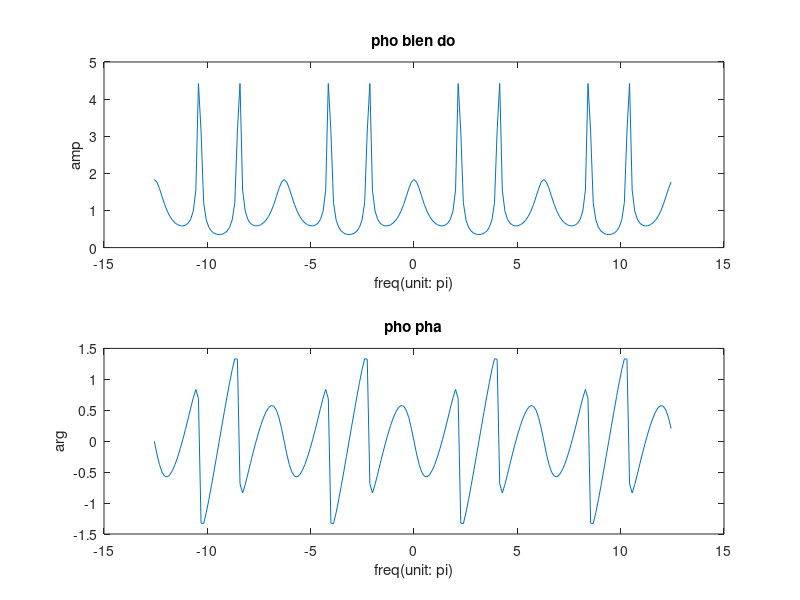

The MATLAB source for this figure: (Note: this script raises an error after producing the figure.)
clc;clear;clf;

% y(n)=-0.3y(n-3)+0.7y(n-2)+0.9x(n)+0.2x(n-1)

num = [0.9 0.2];
den = [1 0 0 -0.7 0.3];

figure(1);
disp("Ham truyen (transfer function):")
freq_space = -4*pi : 4*pi/100 : 4*pi-4*pi/100;
H = freqz(num, den, freq_space);

subplot(2,1,1);
plot(freq_space, abs(H));
title("pho bien do");
ylabel("amp");
xlabel("freq(unit: pi)");

subplot(2,1,2);
plot(freq_space, angle(H));
title("pho pha");
ylabel("arg");
xlabel("freq(unit: pi)");

% tf2zpk : transfer function -> z + p + k
[Zeros, Poles, k] = tf2zpk(num, den);

disp("Cac diem KHONG (zeros):");
disp(Poles);
disp("Cac diem CUC (pole):");
disp(Zeros);

figure(2);
zplane(Zeros, Poles);

% Kiểm tra tính ổn định & nhân quả | đồng thời 

ONDINH_NHANQUA=true;
ONDINH_BIEN=true;

LP = length(Poles);
LZ = length(Zeros);

disp(isstable(tf2zpk(num, den)));

for i=1:LP
    if abs(Poles(i)) >= 1
        ONDINH_NHANQUA = false;
    end
    if abs(Poles(i)) ~= 1
        ONDINH_BIEN = false;
    end
end

for i=1:LZ
    if abs(Zeros(i)) ~= 1
        ONDINH_BIEN = false;
    end
end

if ONDINH_NHANQUA
    disp("He thong da cho:")
    disp("    Dong thoi ON DINH & NHAN QUA!")
end

if ONDINH_BIEN
    disp("He thong da cho:")
    disp("    On dinh BIEN!")
end